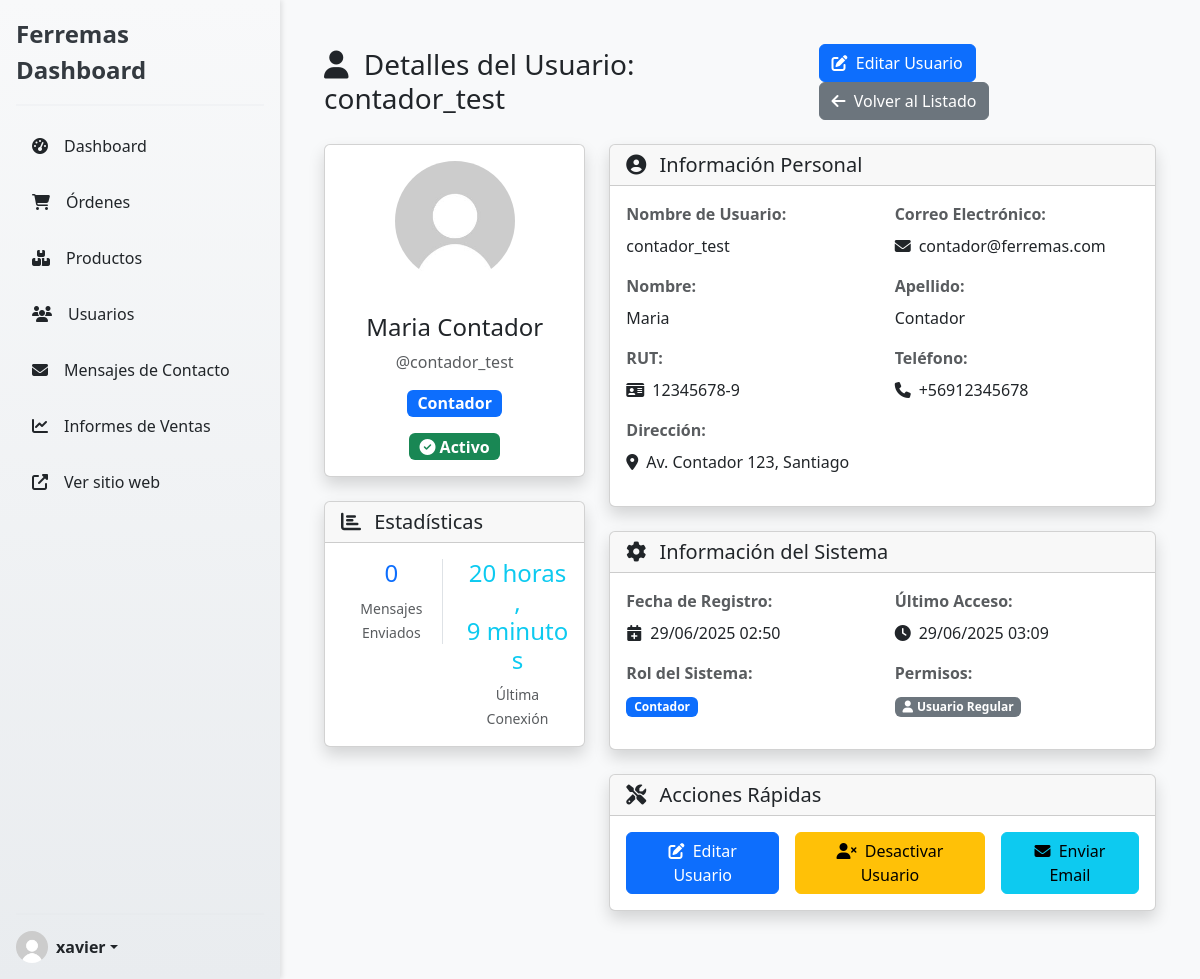
Before: /dashboard/users/view/27/ (signed in) with the older database file.
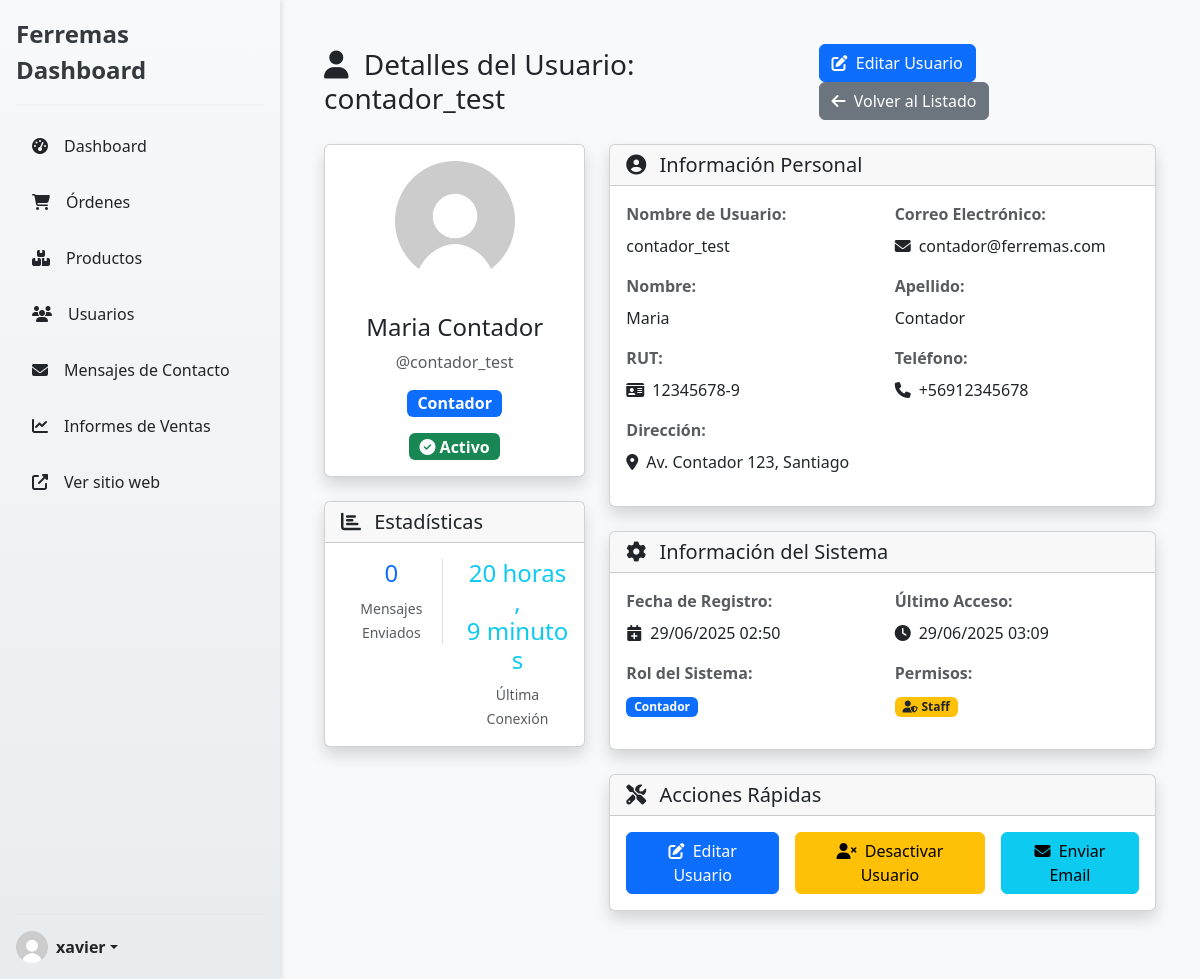
After: the same page with the newer database file.
### ecommerce/views.py (the view)
# urls.py: path('dashboard/users/view/<int:user_id>/', view_user_detail, name='view-user-detail'),
@staff_member_required
def view_user_detail(request, user_id):
    user = get_object_or_404(CustomUser, id=user_id)
    user_messages_count = 0
    if hasattr(ContactMessage, 'objects'):
        user_messages_count = ContactMessage.objects.filter(email=user.email).count()
    context = {
        'user_detail': user,
        'user_messages_count': user_messages_count,
        'last_login_formatted': user.last_login.strftime('%d/%m/%Y %H:%M') if user.last_login else 'Nunca',
        'date_joined_formatted': user.date_joined.strftime('%d/%m/%Y %H:%M'),
    }
    return render(request, 'dashboard-panel/crud-users/view-user.html', context)

### miPaypal/context_processors.py (called while the page is built)
def cart_context(request):
    cart_count = 0
    try:
        if request.user.is_authenticated:
            cart = Cart.objects.filter(user=request.user).first()
        else:
            if request.session.session_key:
                cart = Cart.objects.filter(session_key=request.session.session_key).first()
            else:
                cart = None
        if cart:
            cart_count = sum(item.quantity for item in cart.cartitem_set.all())
    except Exception:
        cart_count = 0
    return {
        'cart_count': cart_count
    }

### ecommerce/templates/dashboard-panel/crud-users/view-user.html (shortened to what the changed rows need)
{% extends 'dashboard-panel/dashboard.html' %}
{% load static %}
{% block content %}
<div class="container-fluid px-4 py-4">
    <div class="d-flex justify-content-between align-items-center mb-4">
        <h1 class="h3 mb-0">
            <i class="fas fa-user me-2"></i>
            Detalles del Usuario: {{ user_detail.username }}
        </h1>
    </div>
    <div class="row">
        <div class="col-lg-8">
            <div class="card shadow mb-4 info-card">
                <div class="card-body">
                    <div class="row">
                        <div class="col-md-6">
                            <div class="mb-3">
                                <div>
                                    {% if user_detail.is_staff %}
                                    <span class="badge bg-warning text-dark me-1">
                                        <i class="fas fa-user-shield me-1"></i>Staff
                                    </span>
                                    {% endif %}
                                    {% if not user_detail.is_superuser and not user_detail.is_staff %}
                                    <span class="badge bg-secondary">
                                        <i class="fas fa-user me-1"></i>Usuario Regular
                                    </span>
                                    {% endif %}
                                </div>
                            </div>
                        </div>
                    </div>
                </div>
            </div>
        </div>
    </div>
</div>
{% endblock %}

Changed rows visible on the page:
changed CustomUser "contador_test": is_staff False → True (drawn)
Other visible differences:
text no longer shown: "Usuario Regular"
text now shown: "Staff"
